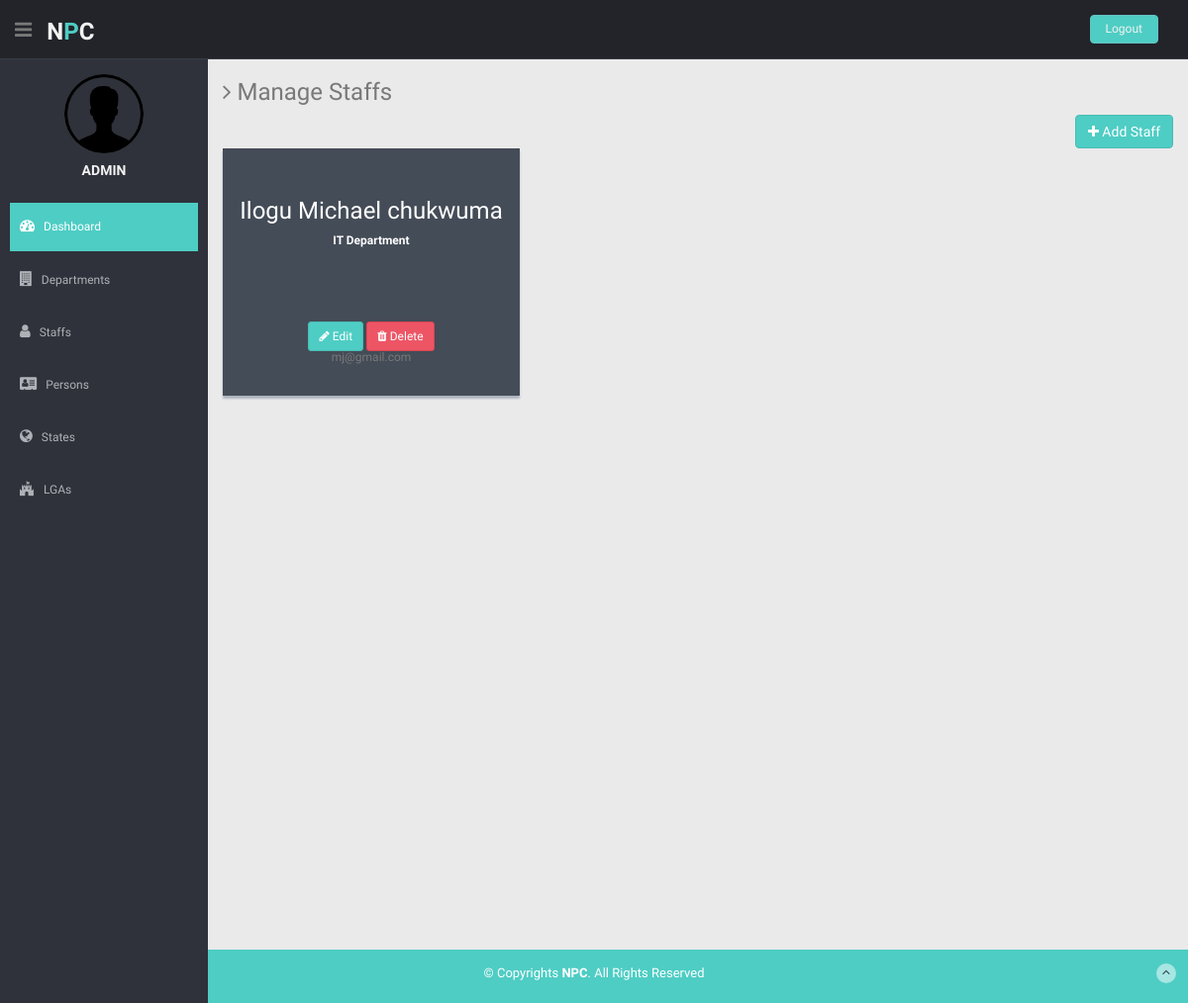
The page /staff/ (signed in) on the database its author committed.
### core/models.py (models this page shows, shortened)
class Staff (models.Model):
    SEX = (
        ["Male", "Male"],
        ["Female", "Female"]
    )
    first_name = models.CharField(max_length=255)
    last_name = models.CharField(max_length=255)
    other_name = models.CharField(max_length=255)
    sex = models.CharField(max_length=25, choices=SEX)
    DOB = models.DateField()
    address = models.CharField(max_length=250)
    phone_number = models.CharField(max_length=15)
    email = models.EmailField()
    department = models.ForeignKey(
        Department, on_delete=models.CASCADE, related_name="staffs")
    start_date = models.DateField()
    end_date = models.DateField()
    higher_qualification = models.CharField(max_length=25)
    result_obtained = models.CharField(max_length=150)
    school_attended = models.CharField(max_length=250)
    date_obtained = models.DateField()
    other_qualification = models.CharField(max_length=255)
    professional_qualification = models.CharField(max_length=250)
    def fullname(self):
        return self.last_name+" "+self.first_name+" "+self.other_name

class Department(models.Model):
    department_name = models.CharField(max_length=250)
    department_head = models.CharField(max_length=250)
    number_of_staffs = models.IntegerField()
    date_of_creation = models.DateTimeField(auto_now=True)
    def __str__(self):
        return self.department_name

### core/views.py (the view)
# urls.py: path(r'staff/', views.StaffListView.as_view(), name='staff_list'),
class StaffListView(LoginRequiredMixin, ListView):
    model = Staff
    template_name = 'dashboard/staff/list.html'

### core/templates/dashboard/staff/list.html
{% extends 'base.html' %}
{% load static %}
{% block page_head %}
<h3><i class="fa fa-angle-right"></i> Manage Staffs</h3>
<a href="{% url 'core:staff_create' %}" class="btn btn-theme pull-right" type="submit"><i class="fa fa-plus"></i> Add
    Staff</a>
{% endblock page_head %}
{% block content %}
<div class="col-lg-12">
    <div class="row">
        {% for staff in staff_list %}
        <div class="col-lg-4 col-md-4 col-sm-4 mb">
            <div class="content-panel pn" style="background: #444c57;">
                <div id="profile-01" style="background: #444c57;">
                    <h3>{{staff.fullname}}</h3>
                    <h6>{{staff.department}} Department</h6>
                </div>
                <div class="col-lg-offset-1 col-lg-10 centered mt">
                    <a href="{% url 'core:staff_update' staff.id %}" class="btn btn-sm btn-theme" type="submit"><i
                            class="fa fa-pencil"></i> Edit</a>
                    <a href="{% url 'core:staff_delete' staff.id %}" class="btn btn-sm btn-theme04" type="button"><i
                            class="fa fa-trash"></i> Delete</a>
                </div>
                <div class="centered">
                    <h6>{{staff.email}}</h6>
                </div>
            </div>
        </div>
        {% endfor %}
    </div>
</div>
{% endblock content %}

### core/templates/base.html (shortened to what this page needs)
{% load static %}
<!DOCTYPE html>
<html lang="en">
<head>
    <link href="{% static 'lib/bootstrap/css/bootstrap.min.css' %}" rel="stylesheet">
    <link href="{% static 'lib/font-awesome/css/font-awesome.css' %}" rel="stylesheet" />
    <link rel="stylesheet" type="text/css" href="{% static 'css/zabuto_calendar.css' %}">
    <link rel="stylesheet" type="text/css" href="{% static 'lib/gritter/css/jquery.gritter.css' %}" />
    <link href="{% static 'css/style.css' %}" rel="stylesheet">
    <link href="{% static 'css/style-responsive.css' %}" rel="stylesheet">
    <link rel="stylesheet" href="{% static 'css/customstyle.css' %}">
</head>
<body>
    <section id="container">
        <header class="header black-bg">
            <div class="sidebar-toggle-box">
                <div class="fa fa-bars tooltips" data-placement="right" data-original-title="Toggle Navigation"></div>
            </div>
            <a href="/" class="logo"><b>N<span>P</span>C</b></a>
            <div class="top-menu">
                <ul class="nav pull-right top-menu">
                    <li><a class="logout" href="{% url 'core:logout' %}">Logout</a></li>
                </ul>
            </div>
        </header>
        <aside>
            <div id="sidebar" class="nav-collapse ">
                <ul class="sidebar-menu" id="nav-accordion">
                    <p class="centered"><a href="profile.html"><img src="{% static 'img/ui-sam.png' %}"
                                class="img-circle" width="80"></a></p>
                    <h5 class="centered text-uppercase">{{user.get_username}}</h5>
                    <li class="mt">
                        <a class="active" href="/">
                            <i class="fa fa-dashboard"></i>
                            <span>Dashboard</span>
                        </a>
                    </li>
                    <li>
                        <a class="" href="{% url 'core:department_list' %}">
                            <i class="fa fa-building"></i>
                            <span>Departments</span>
                        </a>
                    </li>
                    <li>
                        <a class="" href="{% url 'core:staff_list' %}">
                            <i class="fa fa-user"></i>
                            <span>Staffs</span>
                        </a>
                    </li>
                    <li>
                        <a class="" href="{% url 'core:person_list' %}">
                            <i class="fa fa-address-card"></i>
                            <span>Persons</span>
                        </a>
                    </li>
                    <li>
                        <a class="" href="{% url 'core:state_list' %}">
                            <i class="fa fa-globe"></i>
                            <span>States</span>
                        </a>
                    </li>
                    <li>
                        <a class="" href="{% url 'core:lga_list' %}">
                            <i class="fa fa-fort-awesome"></i>
                            <span>LGAs</span>
                        </a>
                    </li>
                </ul>
            </div>
        </aside>
        <section id="main-content">
            <section class="wrapper site-min-height">
                {% block page_head %}
                {% endblock page_head %}
                <div class="row mt">
                    {% block content %}
                    {% endblock content %}
                </div>
            </section>
        </section>
        <footer class="site-footer">
            <div class="text-center">
                <p>
                    &copy; Copyrights <strong>NPC</strong>. All Rights Reserved
                </p>
                <a href="#" class="go-top">
                    <i class="fa fa-angle-up"></i>
                </a>
            </div>
        </footer>
    </section>
</body>
</html>

### static/css/style.css (style rules this page uses)
body { color: #797979; background: #eaeaea; font-family: 'Ruda', sans-serif; padding: 0px !important; margin: 0px !important; font-size:13px; }
ul li { list-style: none; }
a, a:hover, a:focus { text-decoration: none; outline: none; }
#container { width: 100%; height: 100%; }
.btn-theme { color: #fff; background-color: #4ECDC4; border-color: #48bcb4; }
.btn-theme04 { color: #fff; background-color: #ed5565; border-color: #da4453; }
.centered { text-align: center; }
.mt { margin-top: 25px; }
.mb { margin-bottom: 25px; }
ul.top-menu > li > .logout { color: #f2f2f2; font-size: 12px; border-radius: 4px; -webkit-border-radius: 4px; border: 1px solid #64c3c2 !important; padding: 5px 15px; margin-right: 15px; background: #4ECDC4; margin-top: 15px; }
#sidebar { width: 210px; height: 100%; position: fixed; background: #2f323a; }
#sidebar h5 { color: #f2f2f2; font-weight: 700; }
#sidebar ul li { position: relative; }
ul.sidebar-menu , ul.sidebar-menu li ul.sub { margin: -2px 0 0; padding: 0; }
ul.sidebar-menu { margin-top: 75px; }
ul.sidebar-menu li { margin-bottom: 5px; margin-left:10px; margin-right:10px; }
ul.sidebar-menu li a span { display: inline-block; }
ul.sidebar-menu li a { color: #aeb2b7; text-decoration: none; display: block; padding: 15px 0 15px 10px; font-size: 12px; outline: none; -webkit-transition: all 0.3s ease; -moz-transition: all 0.3s ease; -o-transition: all 0.3s ease; -ms-transition: all 0.3s ease; transition: all 0.3s ease; }
ul.sidebar-menu li a.active, ul.sidebar-menu li a:hover, ul.sidebar-menu li a:focus { background: #4ECDC4; color: #fff; display: block; -webkit-transition: all 0.3s ease; -moz-transition: all 0.3s ease; -o-transition: all 0.3s ease; -ms-transition: all 0.3s ease; transition: all 0.3s ease; }
ul.sidebar-menu li a i { font-size: 15px; padding-right: 6px; }
ul.sidebar-menu li a.active i { color: #fff; }
#main-content { margin-left: 210px; }
.header, .footer { min-height: 60px; padding: 0 15px; }
.header { position: fixed; left: 0; right: 0; z-index: 1002; }
.black-bg { background: #22242a; border-bottom: 1px solid #393d46; }
.wrapper { display: inline-block; margin-top: 60px; padding-left: 15px; padding-right: 15px; padding-bottom: 15px; padding-top: 0px; width: 100%; }
a.logo { font-size: 24px; color: #f2f2f2; float: left; margin-top: 15px; text-transform: uppercase; }
a.logo b { font-weight: 900; }
a.logo span { color: #4ECDC4; }
#top_menu .nav > li, ul.top-menu > li { float: left; }
ul.top-menu > li > a { color: #666666; font-size: 16px; border-radius: 4px; -webkit-border-radius: 4px; border:1px solid #666666 !important; padding: 2px 6px; margin-right: 15px; }
.sidebar-toggle-box { float: left; padding-right: 15px; margin-top: 20px; }
.sidebar-toggle-box .fa-bars { cursor: pointer; display: inline-block; font-size: 20px; }
.pn { height: 250px; box-shadow: 0 2px 1px rgba(0, 0, 0, 0.2); }
.content-panel { background: #ffffff; box-shadow: 0px 3px 2px #aab2bd; padding-top: 15px; padding-bottom: 5px; }
#profile-01 { background: url(../img/profile-01.jpg) no-repeat center top; margin-top: -15px; background-attachment: relative; background-position: center center; min-height: 150px; width: 100%; -webkit-background-size: 100%; -moz-background-size: 100%; -o-background-size: 100%; background-size: 100%; -webkit-background-size: cover; -moz-background-size: cover; -o-background-size: cover; background-size: cover; }
#profile-01 h3 { color: white; padding-top: 50px; margin: 0px; text-align: center; }
#profile-01 h6 { color: white; text-align: center; margin-bottom: 0px; font-weight: 900; }
.site-footer { background: #4ECDC4; color: #fff; padding: 15px 0; }
.site-footer p { margin-bottom: 5px; }
.go-top { margin-right: 1%; margin-top: -25px; float: right; background: rgba(255,255,255,.5); width: 20px; height: 20px; border-radius: 50%; -webkit-border-radius: 50%; }
.go-top i { color: #2A3542; }
.site-min-height { min-height: 900px; }

### rows shown on the page
Staff: fullname "Ilogu Michael chukwuma", department "IT", email "mj@gmail.com"

### other values the page prints
{{ user.get_username }} "ADMIN"
